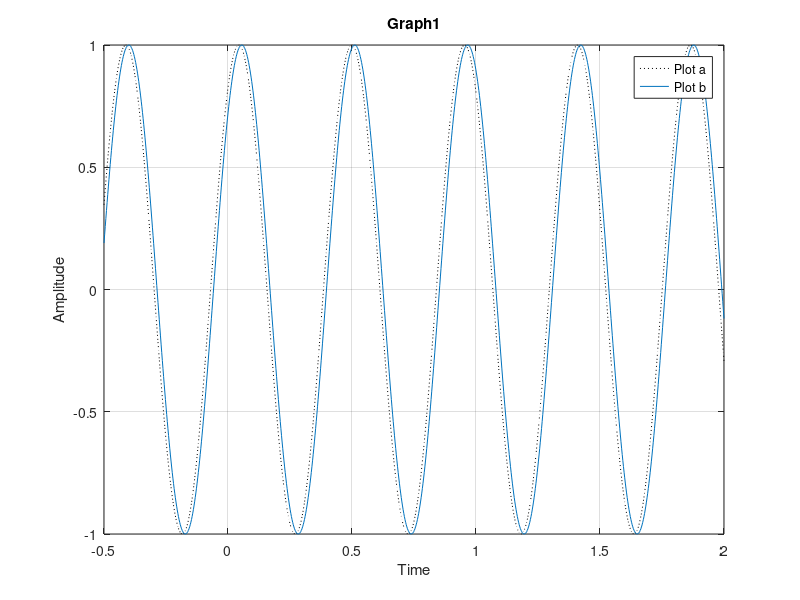
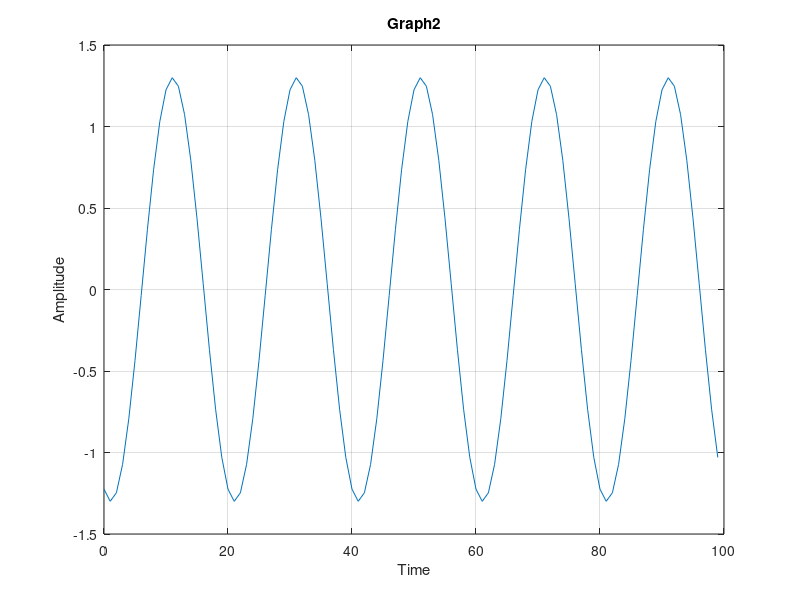

Source code (MATLAB) for these figures, in order: (Note: this script raises an error after producing the figures.)
%% EE301 Lab5
% Javier Macossay-Hernandez,
% USC ID 9907093913,
% Lab Section 30813

clc;
clear all;
close all;


%Q1 (a)
t = linspace(-0.5, 2, 1000);
plot(t,cos(linspace(-7.5,27,1000)),'k:');

grid on;

% The amplitude is equal to 1
% s(t)=A*cos(2*pi*f*t+phi) when t is equal to 0
% s(t)=Acos(phi)
% s(0)=0.7209=A*cos(phi) 
% phi=cos^-1(0.7209)=0.7657
% rad = 43.8 degrees

phi=acosd(0.7209)

% t1=0.043
% t2=0.4985
% Period = T = 0.4985-0.043 = 0.4555 s
% f = 1/T = 1/0.4555 = 2.1954 Hz

% A*exp(j*phi), where the value of A=1
% phi=0.7657 rad
% s= 1*exp(j*0.7657), which is polar form
% s= cos(0.7657)+j*sin(0.7657) = 0.721+j*0.693

Rectangual= 1*exp(j*0.7657)

%Q1 (b)
A = 1;
phi = 0.7657;
frq = 2.1954;
new = A*cos(2*pi*frq.*t-phi);

hold on
plot(t, new)
title('Graph1'); 
xlabel('Time');
ylabel('Amplitude');
legend('Plot a','Plot b');

%Q2 (a)
t_test = 0:99;
s_test = 1.3*cos(t_test*pi/10 + 2.8);

% Amplitude is equal to 1.3
% A*cos(w*t+phi) = -1.225 when t equals to 0
% A*cos(phi) = -1.225
% phi = cos^-1(-1.225/1.3) = 2.8 rad = 160.44 degrees

phi=acosd(-1.225/1.3)

% 2*pi*f*t = t_test*pi*1/10
% -> 1/10 = 2*f -> f = 1/20

%Q2 (b)
t_test = 0:99;
s_test = 1.3*cos(t_test*pi/10 + 2.8);
figure
plot(t_test,s_test)
title('Graph2'); 
xlabel('Time');
ylabel('Amplitude');
grid on

[A,phi]=apc(s_test, t_test, 1/20);

%Q2 (c)

% w = 200*pi = 2*pi*f where f is equal to 100

load('lab5_data.mat')
figure
plot(t_samp,s_samp)
xlabel('Time');
ylabel('Amplitude');
title('samp signal');
[A,phi] = apc(s_samp, t_samp, 100);
hold on
new = A*cos(2*pi.*t_samp*100+phi);
plot(t_samp,new,'r')

%Q2 (d)

apc_support = 0:80;
apc_test = cos(apc_support*pi/15+0);

% The amplitude is equal to 1
% The phase is equal to 0
% The frequency is equal to 1/30

[A,phi]=apc(apc_test, apc_support, 1/30);
figure
plot(apc_support, apc_test)
hold on
new=A*cos(2*pi.*apc_support*1/30+phi);
plot(apc_support,new,'r')
title('Graph4'); 
xlabel('Time');
ylabel('Amplitude');
legend('Plot a(apc_test)','Plot b(new)');

% The fundamental period, in this case,
% is 30 seconds.
% There are 2.75 periods included in apc_test

abs(new - apc_test)
sum(abs(new - apc_test))

%Q2 (e)

A = ones(1,500);
phi = (zeros(1,500));

for i = 10:500

apc_support = 0:i;
apc_test = cos(apc_support*pi/15+0);
[A(i),phi(i)] = apc(apc_test, apc_support, 1/30);
end

i = 1:500;
figure
amplitude_error=abs(A-1);
subplot(2,1,1)
plot(i,amplitude_error)
xlabel('Time');
ylabel('amplitude error');
title('amplitude error');
subplot(2,1,2)
plot(i,phi)
xlabel('Time');
ylabel('phase error');
title('phase error');

% For this particular case the amplitude estimates to the value of zero
% always.
% This will result in the amplitude never becoming one.

%Q3 (a)

[frq,A,phi,X]=fape(s_test,t_test)
new = real(A*exp(j*(2*pi*frq.*t_test+phi)));

figure
plot(t_test,s_test)
grid
hold on
plot(t_test, new,'r');

% f = 1/20 = 0.05 Hz
% Amplitude is equal to 1.3
% s(t) = A*cos(2*pi*f*t+phi) where t is equal to 0
% s(t) = A*cos(phi)
% s(0) = -1.225 = A*cos(phi)
% phi = cos^-1(-1.225) = undefined. The angle is approximately pi/2 because
% that is the value where cosine is undefined.
% Yes, the estimates are correct.

%Q3 (b)


[frq,A,phi,X]=fape(fape_test_s,fape_test_t)
new = real(A*exp(j*(2*pi*frq.*fape_test_t+phi)));

figure
plot(fape_test_t,fape_test_s)
grid
hold on
plot(fape_test_t, new,'r');


% The accuracy of estimates is not accurate. The phase is different in the
% actual signal.
